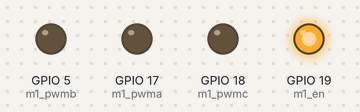
This sketch was run on a simulated ESP32. On the bench: output pins drawn as LEDs (lit = HIGH). What the sketch prints to the serial monitor is not drawn.

Above: at 3.15 s.
Timing chart, 0 to 4.4 s (numbered marks = the images above):
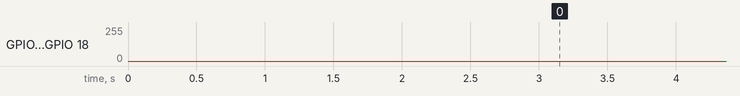

The sketch:

openloop_sing.ino
```cpp
//小星星整首的音符频率 (C大调，简化版)
float melody[] = {
  261.63,5000, 261.63,5000, 392.00,5000,392.00,5000,440.00,5000, 440.00,5000, 392.00,5000,
  349.23,5000, 349.23,5000, 329.63,5000,329.63,5000,329.63,5000, 293.66,5000, 293.66,5000,
  392.00,5000, 392.00,5000, 349.23,5000,349.23,5000,329.63,5000, 329.63,5000, 293.66,5000,
  392.00,5000, 392.00,5000, 349.23,5000,349.23,5000,329.63,5000, 329.63,5000, 293.66,5000,
  261.63,5000, 261.63,5000, 392.00,5000,392.00,5000,440.00,5000, 440.00,5000, 392.00,5000,
  349.23,5000, 349.23,5000, 329.63,5000,329.63,5000,329.63,5000, 293.66,5000, 293.66,5000, 261.63,5000
};

// 小星星整首的音符持续时间 (单位：毫秒)
int duration[] = {
  500,100, 500,100, 500,100, 500,100, 500,100, 500,100, 500,100,
  500,100, 500,100, 500,100, 500,100, 500,100, 500,100, 500,100,
  500,100, 500,100, 500,100, 500,100, 500,100, 500,100, 500,100,
  500,100, 500,100, 500,100, 500,100, 500,100, 500,100, 500,100,
  500,100, 500,100, 500,100, 500,100, 500,100, 500,100, 500,100,
  500,100, 500,100, 500,100, 500,100, 500,100, 500,100, 500,100,500,100
};


// // 云宫迅音整首的音符频率 (C大调，简化版)
// float melody[] = {
//   220.00,220.00,174.61,196.00,261.63,220.00,174.61,196.00,
//   220.00,220.00,174.61,196.00,261.63,220.00,174.61,196.00,
//   220.00,220.00,174.61,196.00,261.63,220.00,174.61,196.00,
//   220.00,220.00,174.61,196.00,261.63,220.00,174.61,196.00,
//   440.00,329.63,329.63,440.00,523.25,
//   440.00,329.63,329.63,440.00,523.25,
//   440.00,329.63,329.63,440.00,523.25,
//   587.33,349.23,440.00,523.25,
//   587.33,440.00,523.25,587.33,
//   698.46,523.25,587.33,698.46,
//   659.25,
//   329.63,440.00,493.88,
//   523.25,440.00,698.46,587.33,
//   659.25,
//   659.25,
//   329.63,440.00,493.88,
//   523.25,440.00,698.46,659.25,
//   587.33,
//   587.33,
// };

// // 云宫迅音整首的音符持续时间 (单位：毫秒)
// int duration[] = {
//   500, 500, 500, 500, 800, 500, 500, 500,
//   500, 500, 500, 500, 800, 500, 500, 500,
//   500, 500, 500, 500, 800, 500, 500, 500,
//   500, 500, 500, 500, 800, 500, 500, 500,
//   500, 750, 500, 500, 800,
//   500, 750, 500, 500, 800,
//   500, 750, 500, 500, 800,
//   1000, 500, 500, 800,
//   500, 500, 800, 500,
//   500, 500, 500, 800,
//   1000,
//   750, 500, 500,
//   800, 500, 500, 800,
//   1000,
//   1000,
//   750, 500, 500,
//   800, 500, 500, 800,
//   1000,
//   1000,
// };


//PWM输出引脚定义
#define m1_pwma 17
#define m1_pwmb 5
#define m1_pwmc 18
#define m1_en 19

//初始变量及函数定义
#define _constrain(amt,low,high) ((amt)<(low)?(low):((amt)>(high)?(high):(amt)))
//宏定义实现的一个约束函数,用于限制一个值的范围。
//具体来说，该宏定义的名称为 _constrain，接受三个参数 amt、low 和 high，分别表示要限制的值、最小值和最大值。该宏定义的实现使用了三元运算符，根据 amt 是否小于 low 或大于 high，返回其中的最大或最小值，或者返回原值。
//换句话说，如果 amt 小于 low，则返回 low；如果 amt 大于 high，则返回 high；否则返回 amt。这样，_constrain(amt, low, high) 就会将 amt 约束在 [low, high] 的范围内。
float voltage_power_supply=12;
float shaft_angle=0,open_loop_timestamp=0;
float zero_electric_angle=0,Ualpha,Ubeta=0,Ua=0,Ub=0,Uc=0,dc_a=0,dc_b=0,dc_c=0;

unsigned long now_us=0;
float Ms_Music=0;
int noteIndex=0;

int freq=3;//频率放大倍数

void setup() {
  // put your setup code here, to run once:
  Serial.begin(115200);
  //PWM设置
  pinMode(m1_en,OUTPUT);
  ledcAttach(m1_pwma,30000,8);
  ledcAttach(m1_pwmb,30000,8);
  ledcAttach(m1_pwmc,30000,8);

  digitalWrite(m1_en,1);

  Serial.println("完成PWM初始化设置");
  delay(3000);

  //初始化后播放第一个音符
  ledcWriteTone(0,melody[0]*freq);
  ledcWriteTone(1,melody[0]*freq);
  ledcWriteTone(2,melody[0]*freq);

}

// 电角度求解
float _electricalAngle(float shaft_angle, int pole_pairs) {
  return (shaft_angle * pole_pairs);
}

// 归一化角度到 [0,2PI]
float _normalizeAngle(float angle){
  float a = fmod(angle, 2*PI);   //取余运算可以用于归一化，列出特殊值例子算便知
  return a >= 0 ? a : (a + 2*PI);
  //三目运算符。格式：condition ? expr1 : expr2
  //其中，condition 是要求值的条件表达式，如果条件成立，则返回 expr1 的值，否则返回 expr2 的值。可以将三目运算符视为 if-else 语句的简化形式。
  //fmod 函数的余数的符号与除数相同。因此，当 angle 的值为负数时，余数的符号将与 _2PI 的符号相反。也就是说，如果 angle 的值小于 0 且 _2PI 的值为正数，则 fmod(angle, _2PI) 的余数将为负数。
  //例如，当 angle 的值为 -PI/2，_2PI 的值为 2PI 时，fmod(angle, _2PI) 将返回一个负数。在这种情况下，可以通过将负数的余数加上 _2PI 来将角度归一化到 [0, 2PI] 的范围内，以确保角度的值始终为正数。
}


// 设置PWM到控制器输出
void setPwm(float Ua, float Ub, float Uc) {

  // 计算占空比
  // 限制占空比从0到1
  dc_a = _constrain(Ua / voltage_power_supply, 0.0f , 1.0f );
  dc_b = _constrain(Ub / voltage_power_supply, 0.0f , 1.0f );
  dc_c = _constrain(Uc / voltage_power_supply, 0.0f , 1.0f );

  //写入PWM到PWM 0 1 2 通道
  digitalWrite(m1_en,HIGH);
  ledcWrite(m1_pwma, dc_a*255);
  ledcWrite(m1_pwmb, dc_b*255);
  ledcWrite(m1_pwmc, dc_c*255);
}

void setPhaseVoltage(float Uq,float Ud, float angle_el) {
  angle_el = _normalizeAngle(angle_el + zero_electric_angle);
  // 帕克逆变换
  Ualpha =  -Uq*sin(angle_el);
  Ubeta =   Uq*cos(angle_el);

  // 克拉克逆变换
  Ua = Ualpha + voltage_power_supply/2;
  Ub = (sqrt(3)*Ubeta-Ualpha)/2 + voltage_power_supply/2;
  Uc = (-Ualpha-sqrt(3)*Ubeta)/2 + voltage_power_supply/2;
  setPwm(Ua,Ub,Uc);
}


//开环速度函数
float velocityOpenloop(float target_velocity){
  now_us = micros();  //获取从开启芯片以来的微秒数，它的精度是 4 微秒。 micros() 返回的是一个无符号长整型（unsigned long）的值

  //计算当前每个Loop的运行时间间隔
  float Ts = (now_us - open_loop_timestamp) * 1e-6f;

  //由于 micros() 函数返回的时间戳会在大约 70 分钟之后重新开始计数，在由70分钟跳变到0时，TS会出现异常，因此需要进行修正。如果时间间隔小于等于零或大于 0.5 秒，则将其设置为一个较小的默认值，即 1e-3f
  if(Ts <= 0 || Ts > 0.5f) Ts = 1e-3f;


  // 通过乘以时间间隔和目标速度来计算需要转动的机械角度，存储在 shaft_angle 变量中。在此之前，还需要对轴角度进行归一化，以确保其值在 0 到 2π 之间。
  shaft_angle = _normalizeAngle(shaft_angle + target_velocity*Ts);
  //以目标速度为 10 rad/s 为例，如果时间间隔是 1 秒，则在每个循环中需要增加 10 * 1 = 10 弧度的角度变化量，才能使电机转动到目标速度。
  //如果时间间隔是 0.1 秒，那么在每个循环中需要增加的角度变化量就是 10 * 0.1 = 1 弧度，才能实现相同的目标速度。因此，电机轴的转动角度取决于目标速度和时间间隔的乘积。

  // 使用早前设置的voltage_power_supply的1/3作为Uq值，这个值会直接影响输出力矩
  // 最大只能设置为Uq = voltage_power_supply/2，否则ua,ub,uc会超出供电电压限幅
  float Uq = voltage_power_supply/3;

  setPhaseVoltage(Uq,  0, _electricalAngle(shaft_angle, 7));

  return Uq;
}


void loop() {
  // put your main code here, to run repeatedly:
  velocityOpenloop(5);

  //计算歌曲音符所用时间记录,单位毫秒
  Ms_Music+=(now_us - open_loop_timestamp) * 1e-3f;

  open_loop_timestamp = now_us;  //用于计算下一个时间间隔

  if(Ms_Music>duration[noteIndex])//对应播放时间
  {
    Ms_Music=0;     //音符播放完重新计时
    noteIndex++;

    if (noteIndex >= sizeof(melody) / sizeof(melody[0])) {  //循环播放
    noteIndex = 0;
    }

    ledcWriteTone(0,melody[noteIndex]*freq);
    ledcWriteTone(1,melody[noteIndex]*freq);
    ledcWriteTone(2,melody[noteIndex]*freq);
  }

}
```
